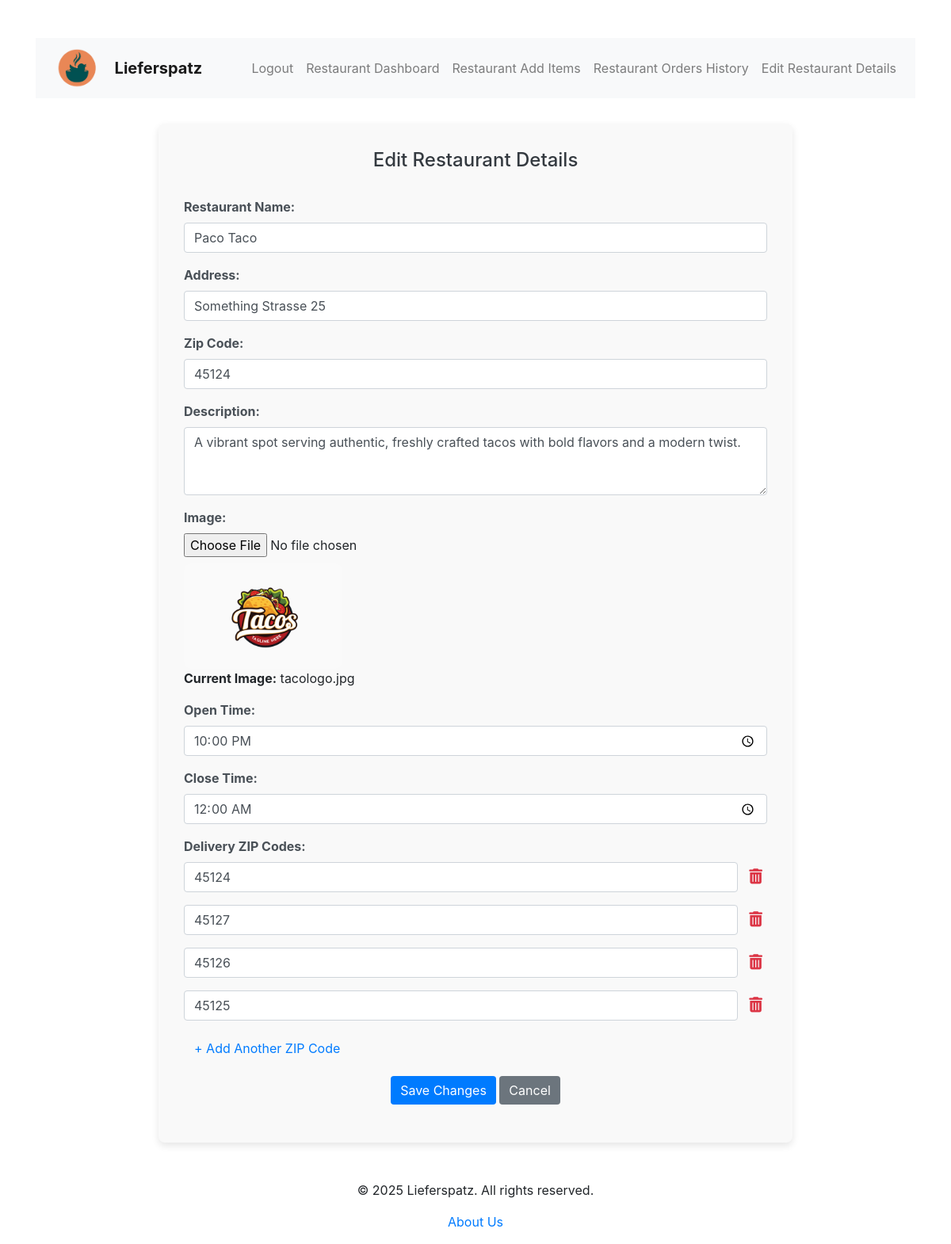
The page /restaurant/restaurant/edit (signed in) on the database its author committed.
### tables this page shows
CREATE TABLE delivery_zip_codes (
            ZipCodeID INTEGER PRIMARY KEY AUTOINCREMENT,
            RestaurantID INTEGER,
            ZipCode TEXT,
            FOREIGN KEY (RestaurantID) REFERENCES restaurants(RestaurantID)
        );

### routes/restaurant.py (the view, shortened to what this page needs)
@restaurant_bp.route('/restaurant/edit', methods=['GET', 'POST'])
def edit_restaurant():
    if 'restaurant' not in session:
        return redirect(url_for('auth.login'))
    restaurant_data = session['restaurant']
    conn = get_db_connection()
    cursor = conn.cursor()
    cursor.execute('SELECT ZipCode FROM delivery_zip_codes WHERE RestaurantID = ?', (restaurant_data['RestaurantID'],))
    delivery_zip_codes = [row['ZipCode'] for row in cursor.fetchall()]
    conn.close()
    restaurant_data = session['restaurant']
    return render_template('edit_restaurant.html', restaurant=restaurant_data, delivery_zip_codes=delivery_zip_codes, user=restaurant_data )

### app.py (called while the page is built)
@app.after_request
def add_cache_control(response):
    response.headers['Cache-Control'] = 'no-store, no-cache, must-revalidate, proxy-revalidate'
    response.headers['Pragma'] = 'no-cache'
    response.headers['Expires'] = '0'
    return response

### db.py (called while the page is built)
def get_db_connection():
    conn = sqlite3.connect(Config.DATABASE)
    conn.row_factory = sqlite3.Row
    return conn

### templates/edit_restaurant.html (shortened to what this page needs)
{% extends 'base.html' %}
{% block head %}
    <link href="https://stackpath.bootstrapcdn.com/bootstrap/4.5.2/css/bootstrap.min.css" rel="stylesheet">
{% endblock%}
{% block content %}
<div class="form-container animate__animated animate__fadeInUp">
    <h1 class="form-title">Edit Restaurant Details</h1>
    <form method="POST" enctype="multipart/form-data" onsubmit="return validateZipCodes()">
        <div class="form-group">
            <label for="name">Restaurant Name:</label>
            <input type="text" class="form-control" name="name" value="{{ restaurant['Name'] }}" required>
        </div>
        <div class="form-group">
            <label for="address">Address:</label>
            <input type="text" class="form-control" name="address" value="{{ restaurant['Address'] }}" required>
        </div>
        <div class="form-group">
            <label for="zip_code">Zip Code:</label>
            <input type="text" class="form-control" name="zip_code" value="{{ restaurant['ZipCode'] }}" required>
        </div>
        <div class="form-group">
            <label for="description">Description:</label>
            <textarea class="form-control" name="description" rows="3" required>{{ restaurant['Description'] }}</textarea>
        </div>
        <div class="form-group">
            <label for="image_url">Image:</label>
            <input type="file" class="form-control-file" name="image_url" accept="image/*">
            {% if restaurant['ImageURL'] %}
            <div>
                <img src="{{ url_for('static', filename=restaurant['ImageURL'].split('static/')[1]) }}" alt="Restaurant Image" class="restaurant-image">
                <p><strong>Current Image:</strong> {{ restaurant['ImageURL'].split('/')[-1] }}</p>
            </div>
            {% endif %}
        </div>
        <div class="form-group">
            <label for="open_time">Open Time:</label>
            <input type="time" class="form-control" name="open_time" value="{{ restaurant['OpenTime'] }}" required>
        </div>
        <div class="form-group">
            <label for="close_time">Close Time:</label>
            <input type="time" class="form-control" name="close_time" value="{{ restaurant['CloseTime'] }}" required>
        </div>
        <div class="form-group">
            <label for="delivery_zip_codes">Delivery ZIP Codes:</label>
            <div id="zipCodeContainer">
                {% for zip_code in delivery_zip_codes %}
                <div class="zip-code-field">
                    <input type="text" class="form-control" name="delivery_zip_codes" value="{{ zip_code }}" placeholder="Enter delivery zip code">
                    <button type="button" onclick="removeZipCode(this)"><i class="fas fa-trash-alt"></i></button>
                </div>
                {% endfor %}
            </div>
            <button type="button" class="btn btn-link" onclick="addZipCode()">+ Add Another ZIP Code</button>
        </div>
        <div class="form-group text-center">
            <button type="submit" class="btn btn-primary">Save Changes</button>
            <a href="{{ url_for('restaurant.restaurant_dashboard') }}" class="btn btn-secondary">Cancel</a>
        </div>
    </form>
</div>
{% endblock %}

### templates/edit_restaurant.html (style rules this page uses)
.form-container { max-width: 800px; margin: 2rem auto; padding: 2rem; background-color: #f9f9f9; border-radius: 8px; box-shadow: 0 4px 10px rgba(0, 0, 0, 0.1); }
.form-title { font-size: 1.5rem; color: #343a40; text-align: center; margin-bottom: 2rem; }
.restaurant-image { max-width: 200px; max-height: 200px; margin-top: 0.5rem; border-radius: 8px; }
.zip-code-field { display: flex; align-items: center; margin-bottom: 1rem; }
.zip-code-field input { flex: 1; border-radius: 4px; }
.zip-code-field button { margin-left: 0.5rem; background: none; border: none; color: #dc3545; cursor: pointer; }
.zip-code-field button i { font-size: 1.2em; }
.btn-primary { background-color: #007bff; border: none; }
.btn-secondary { background-color: #6c757d; border: none; }
label { font-weight: bold; color: #495057; }

### rows shown on the page
delivery_zip_codes: delivery_zip_codes "45124"
delivery_zip_codes: delivery_zip_codes "45127"
delivery_zip_codes: delivery_zip_codes "45126"
delivery_zip_codes: delivery_zip_codes "45125"

### other values the page prints
{{ restaurant['ImageURL'].split('/')[-1] }} "tacologo.jpg"
